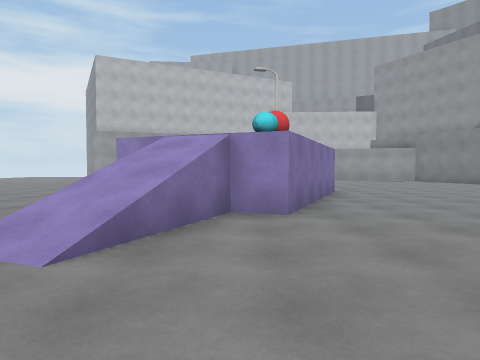
view 1 (above)

24 first-person views from a walk through a Unity game level. The camera is 1.3 m above the floor, tilts 2° down and sees 70° across. The floor is counted in squares, 2 m on a side. Each view is taken from the middle of a square. On the plan, view 1 faces up. The plan holds only what a view shows up to about 10 squares ahead; the rest is blank. The place goes on beyond the plan. Some animated figures are left out. Surface patterns are stand-ins for the level's own textures.

view 2
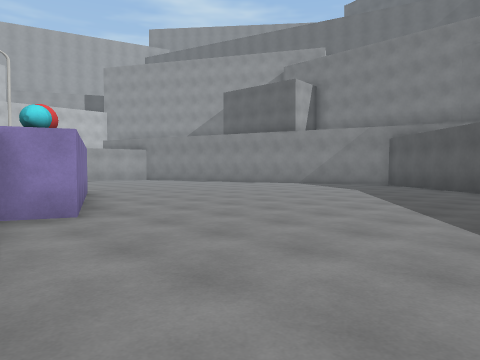

view 3
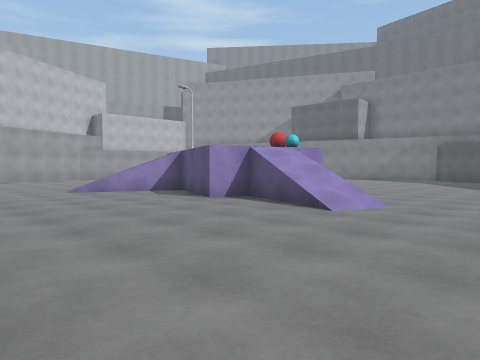

view 4
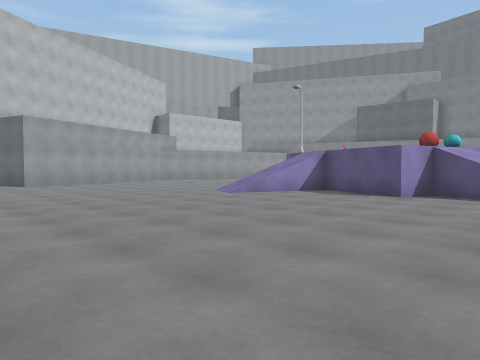

view 5
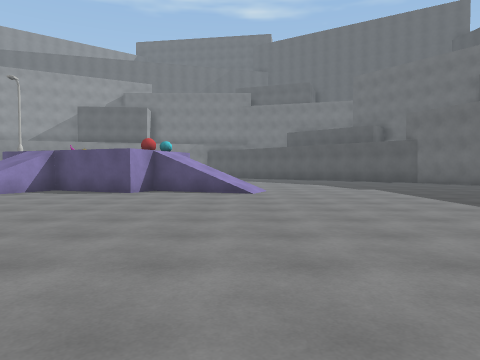

view 6
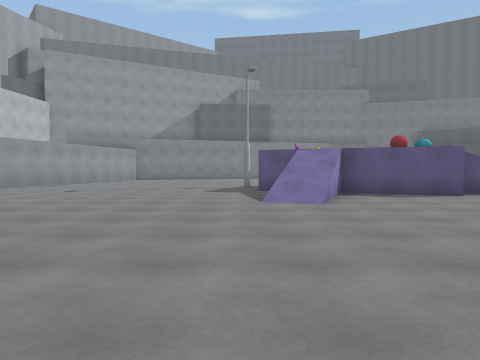

view 7
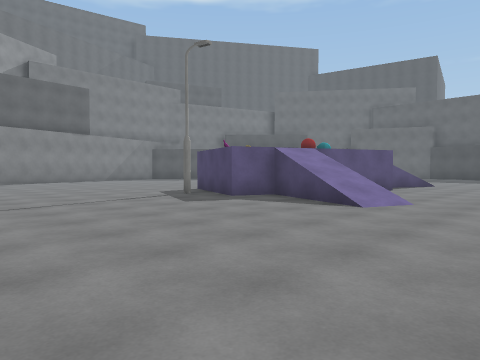

view 8
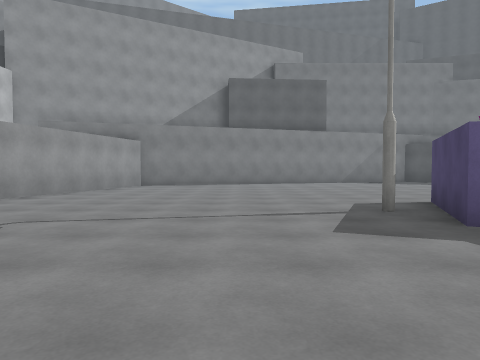

view 9
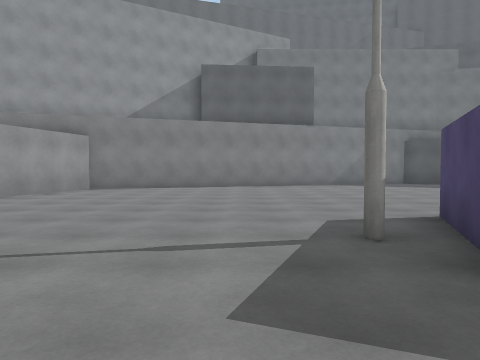

view 10
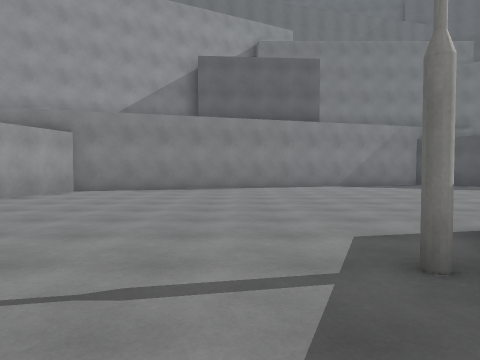

view 11
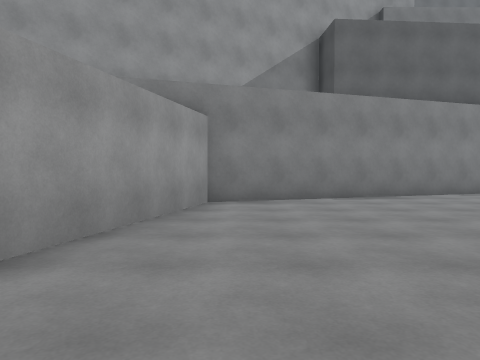

view 12
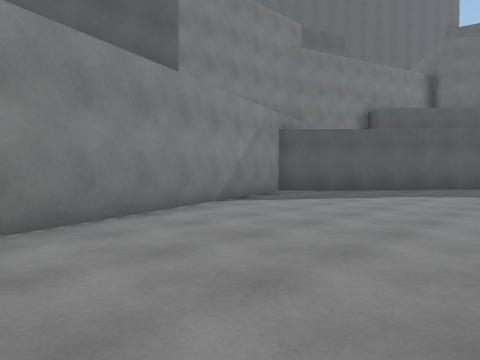

view 13
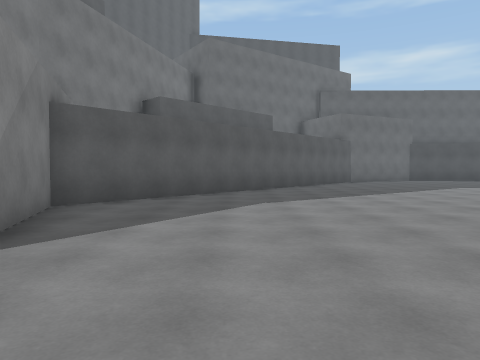

view 14
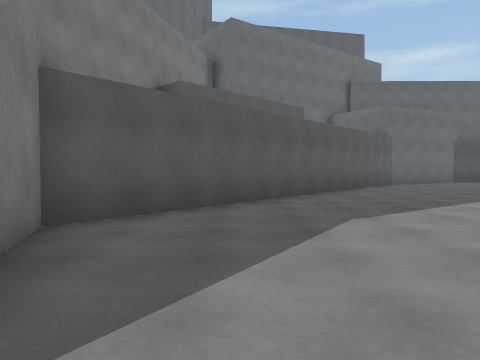

view 15
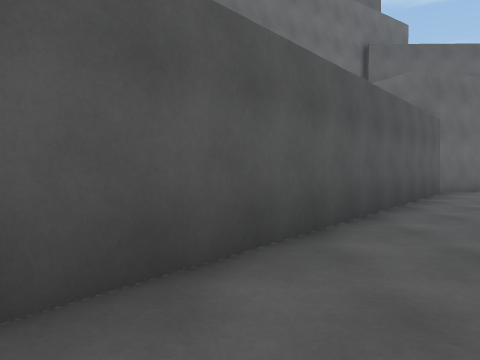

view 16
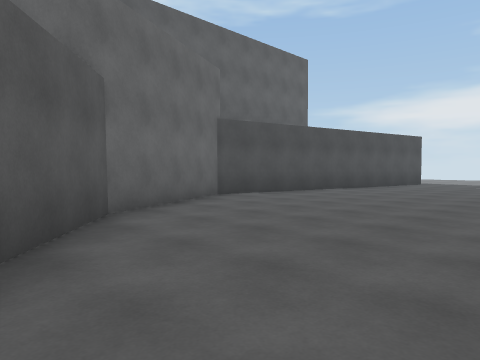

view 17
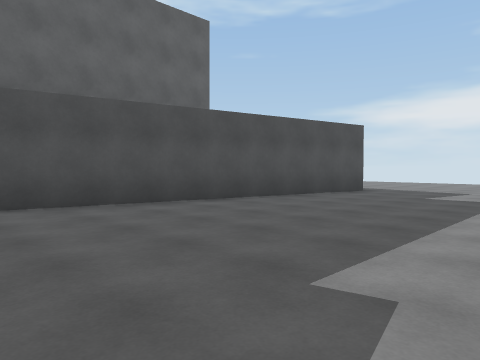

view 18
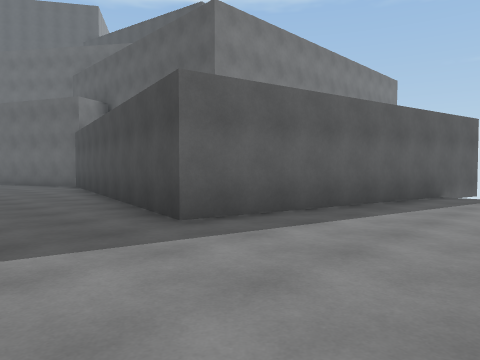

view 19
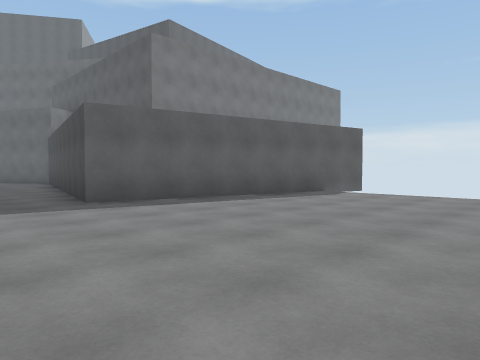

view 20
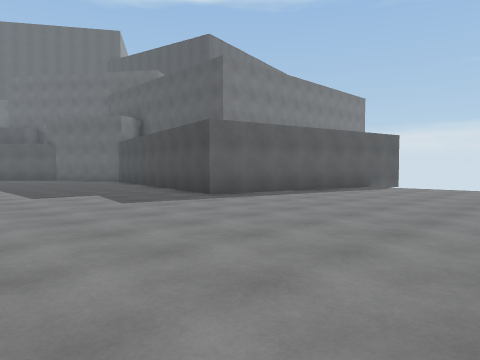

view 21
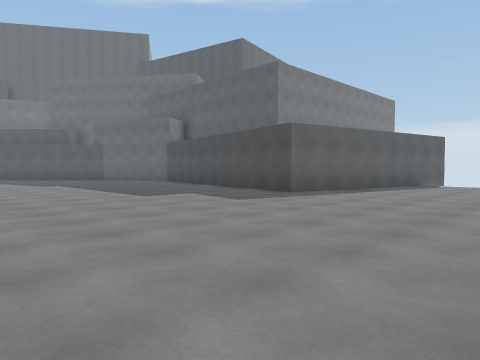

view 22
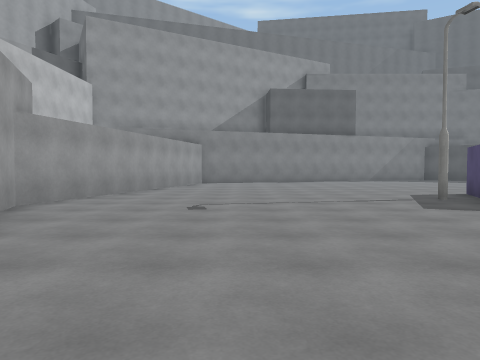

view 23
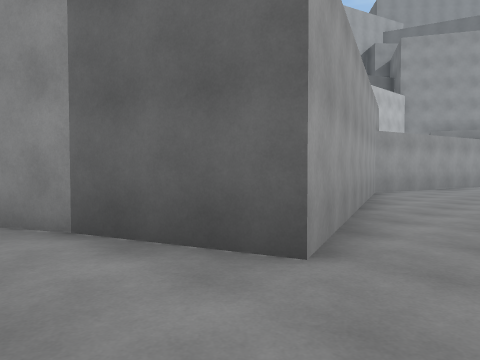

view 24
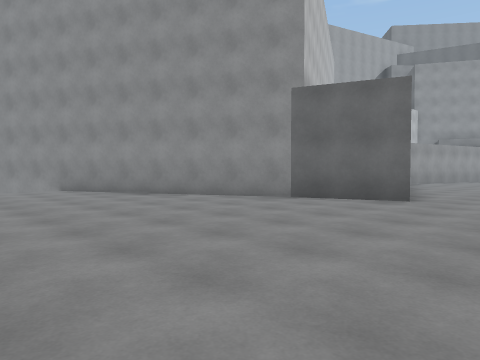

### Floor plan
Key: @ floor where view 1 was taken; # wall or solid block; . main floor; : floor 2.25 m higher than the main floor; / step, stairs or slope; = window, fence, low wall or low ledge; O other object.
Columns run from 15 left of view 1 to 12 right of it. Each row starts with its distance up from view 1.
 25     ##
 24    ..#
 23    ..##
 22   ....#
 21   ....##
 20   .....#
 19   .....##   #######
 18   ......# ###.....#####
 17  .......###...........###
 16  .......................#
 15  .......................##
 14  ....  ..................#
 13        ..................#
 12       ...................##
 11      ...........O.........#
 10       ....../#####........#
  9       ....../##  :........##
  8       ........#  :.........#
  7       .......##  ..........#
  6      ........##OO..........#
  5      ........####..........#
  4      ........##............#
  3  ............/=...........##
  2  ........................##
  1 ........................##
  0 ...............@.......##
 -1 ......................##
 -2 ......................#
 -3 .....................##
 -4 ....................##
 -5 .......###.........##
 -6  ......# ######.####
 -7  .....##      ###
 -8  .....#
 -9  .....#
-10  .....#
-11      ##

Positions as (right, up) in squares from view 1, and headings:
1: (0, 0), facing up
2: (-1, 0), facing up-right
3: (-7, 0), facing up-right
4: (-10, 3), facing up-right
5: (-11, 3), facing right
6: (-10, 11), facing right
7: (-6, 16), facing down-right
8: (-4, 13), facing right
9: (-2, 12), facing right
10: (-1, 12), facing right
11: (2, 16), facing right
12: (6, 13), facing down-right
13: (9, 11), facing down
14: (10, 9), facing down
15: (9, 4), facing down
16: (6, 0), facing down-left
17: (1, 0), facing down-left
18: (-12, -2), facing down-right
19: (-15, -2), facing down-right
20: (-15, 1), facing down-right
21: (-14, 3), facing down-right
22: (-6, 15), facing right
23: (-9, 15), facing up-right
24: (-14, 14), facing up-right
